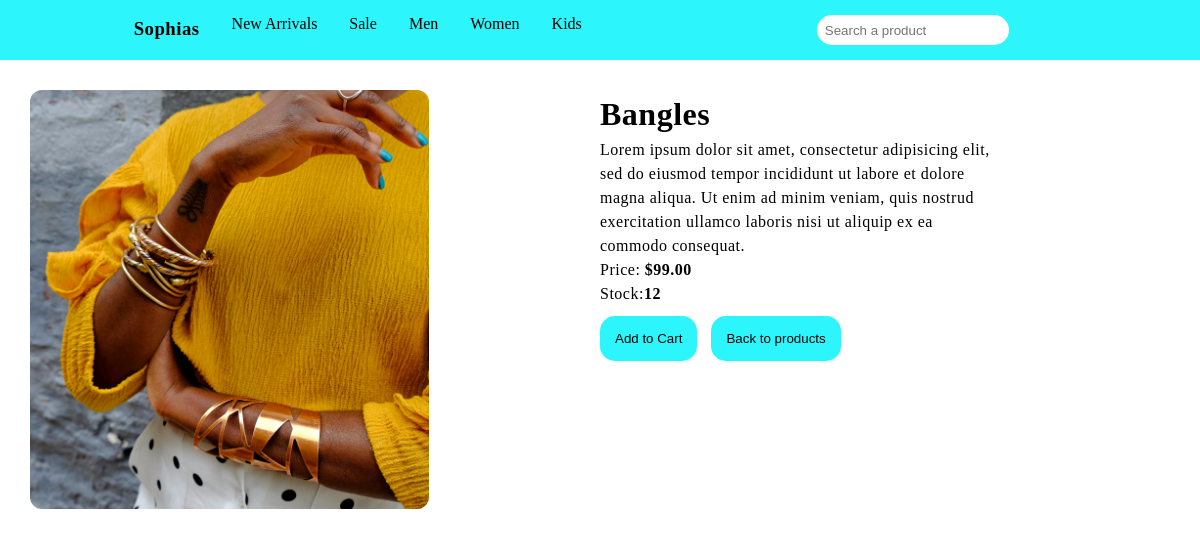
Page /product/10/ on the committed database.
### shop/models.py (models this page shows, shortened)
class Product(models.Model):
    category = models.ForeignKey(Category, related_name='products', on_delete=models.CASCADE)
    name = models.CharField(max_length=200)
    description = models.TextField()
    price = models.DecimalField(max_digits=10, decimal_places=2)
    image = models.ImageField(upload_to='products/')
    stock = models.PositiveIntegerField(default=0)
    available = models.BooleanField(default=True)

### shop/views.py (the view)
# urls.py: path('product/<int:product_id>/', views.product_detail, name='product_detail'),
def product_detail(request, product_id):
    product = get_object_or_404(Product, id=product_id, available=True)
    return render(request, 'product_detail.html', {'product': product})

### shop/templates/product_detail.html (shortened to what this page needs)
{% extends "base.html" %}
{% block content %}
  <div class="product_detail">
    <img src="{{ product.image.url }}" alt="{{ product.name }}">
    <div class="details">
    <h1>{{ product.name }}</h1>
    <p>{{ product.description }}</p>
    <p>Price: <strong> ${{ product.price }}</strong></p>
    <p>Stock:<strong>{{ product.stock }}</strong></p>
    <a href="{% url 'add_to_cart' product.id %}"><button>Add to Cart</button></a>
   <a href="{% url 'product_list' %}"> <button>Back to products</button></a>
  </div>
{% endblock %}

### shop/static/style.css (style rules this page uses)
* { margin: 0; padding: 0; }
.product_detail img { width: 40%; height: 200px; }
.products h2, p { line-height: 1.5; letter-spacing: 0.5; }
.product_detail { display: grid; grid-template-columns: repeat(2, 1fr); margin: 30px; }
.product_detail img { width: 70%; height: 70%; object-fit: cover; border-radius: 12px; }
.product_detail p, h1 { line-height: 1.5; letter-spacing: 0.5; }
.product_detail p { width: 70%; }
.product_detail button { border-style: none; border-radius: 15px; padding: 15px; background: rgb(44, 245, 252); margin-top: 10px; margin-right: 10px; }

### rows in the picture
Product: image (picture), name "Bangles", description "Lorem ipsum dolor sit amet, consectetur adipisicing elit, sed do eiusmod tempor incididunt ut labore et dolore magna aliqua. Ut enim ad minim veniam, quis nostrud exercitation ullamco laboris nisi ut aliquip ex ea commodo consequat.", price "99.00", stock "12"
